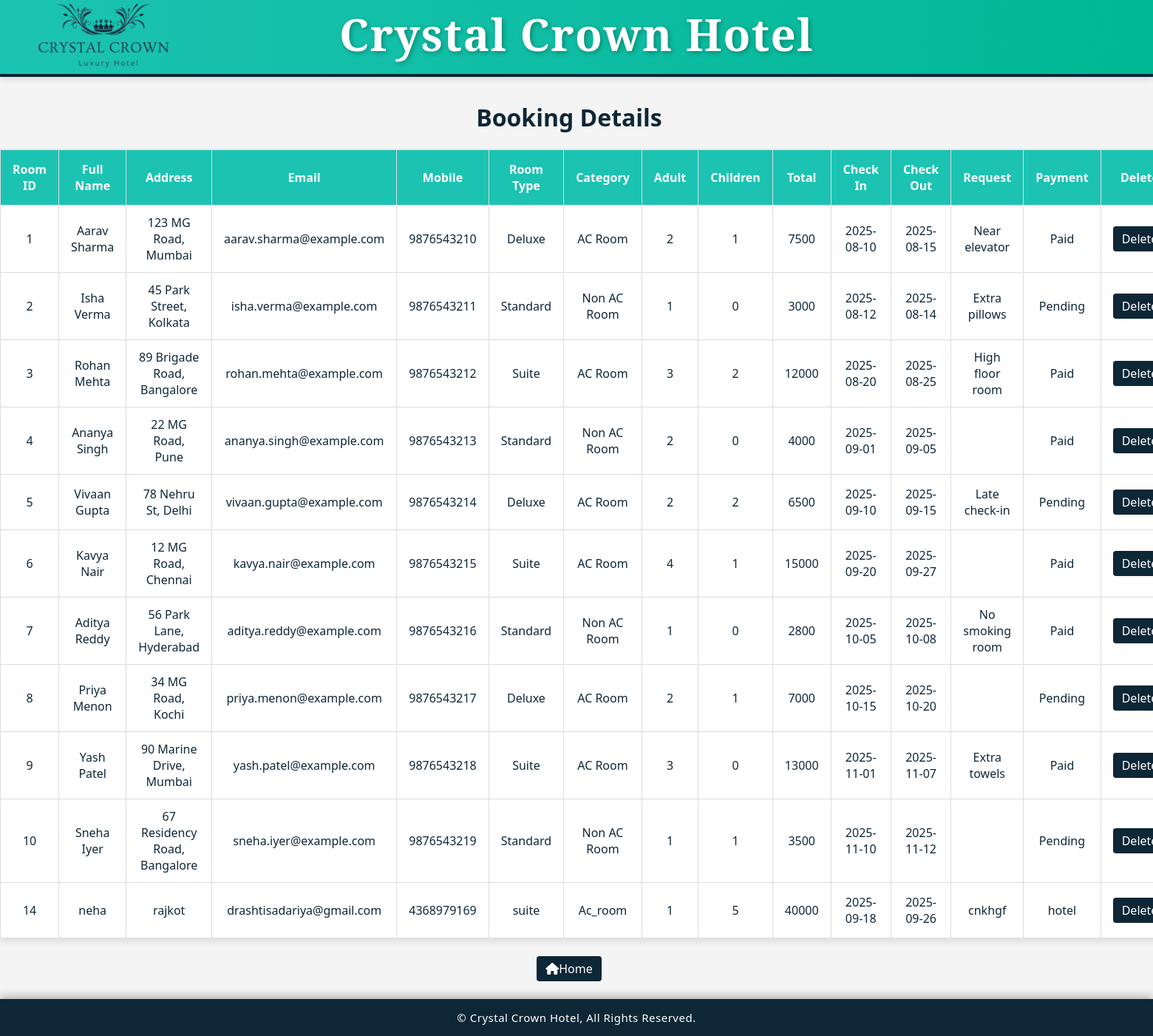
Page /project/admin/booking_master.php on the earlier database version.
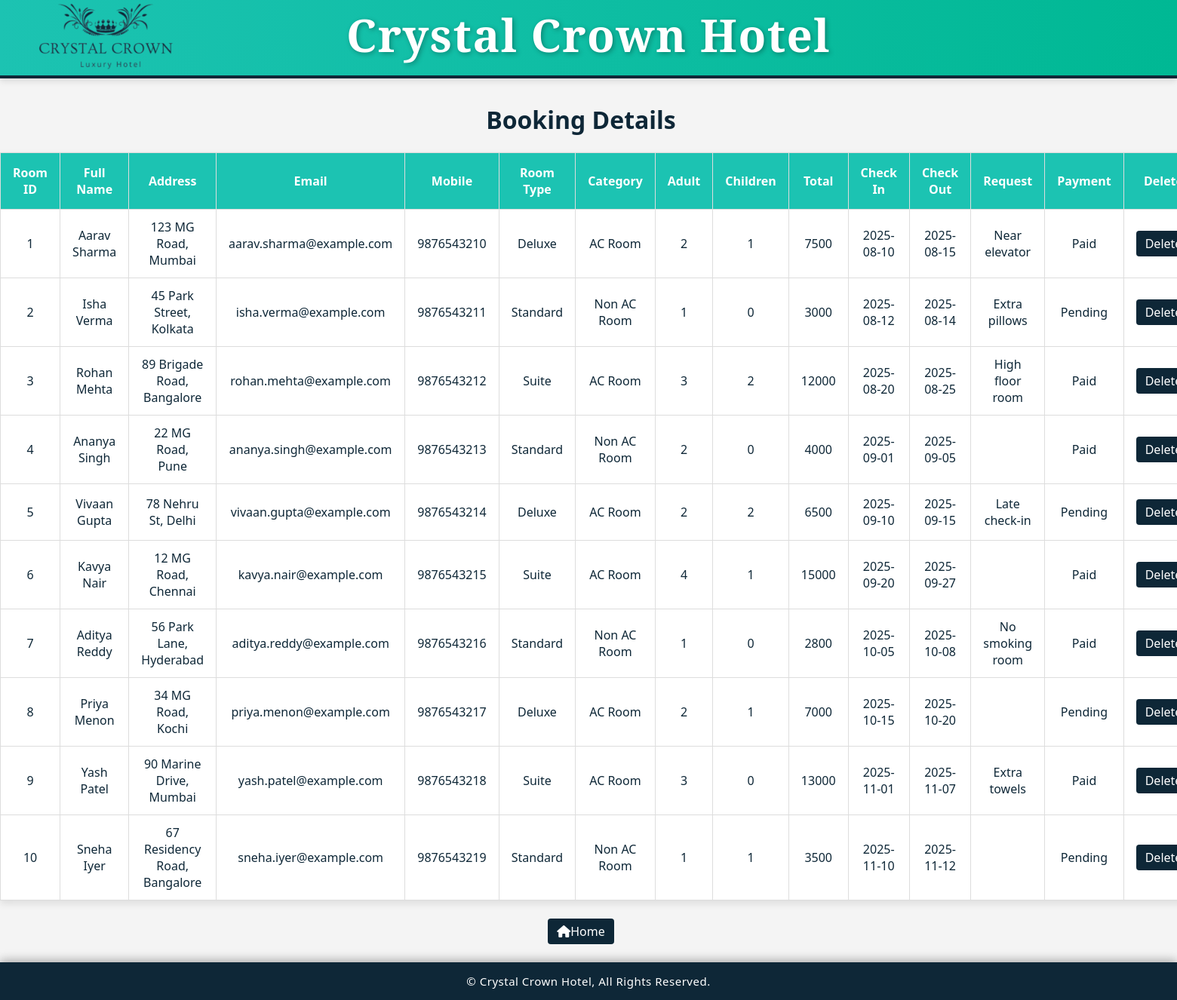
Same page on the later database version.
### tables this page shows
CREATE TABLE `booking` (
  `booking_id` int(11) NOT NULL,
  `fullname` varchar(50) NOT NULL,
  `Address` varchar(100) NOT NULL,
  `email` varchar(50) NOT NULL,
  `phone` varchar(15) DEFAULT NULL,
  `room_type` varchar(30) NOT NULL,
  `Room_category` varchar(50) DEFAULT NULL,
  `adult_count` int(3) NOT NULL,
  `children_count` int(3) NOT NULL,
  `total` int(100) NOT NULL,
  `check_in` date NOT NULL,
  `check_out` date NOT NULL,
  `request` varchar(100) NOT NULL,
  `payment` varchar(1000) NOT NULL
);

### project/admin/booking_master.php (the view, shortened to what this page needs)
<!DOCTYPE html>
<html lang="en">
<head>
 <link rel="stylesheet" href="https://cdnjs.cloudflare.com/ajax/libs/font-awesome/6.5.0/css/all.min.css">
  <link rel="stylesheet" href="design.css" />
</head>
<body>
<?php
include 'header.php';
  $con = mysqli_connect("localhost", "root", "", "crystal_crown_hotel");
  $que = "SELECT * FROM `booking`";
  $data = mysqli_query($con, $que);
   echo "<center><h1></br><br>Booking Details</h1></center>";
   echo "<table>
    <tr>
      <th> Room ID</th>
      <th> Full Name</th>
      <th> Address</th>
      <th> Email</th>
      <th> Mobile</th>
      <th> Room Type</th>
      <th> Category</th>
      <th> Adult</th>
      <th> Children</th>
      <th> Total</th>
      <th> Check In</th>
      <th> Check Out</th>
      <th> Request</th>
      <th> Payment</th>
      <th> Delete</th>
    </tr>";
  while ($row = mysqli_fetch_array($data)) {
    echo "<tr>
      <td>$row[0]</td>
      <td>$row[1]</td>
      <td>$row[2]</td>
      <td>$row[3]</td>
      <td>$row[4]</td>
      <td>$row[5]</td>
      <td>$row[6]</td>
      <td>$row[7]</td>
      <td>$row[8]</td>
      <td>$row[9]</td>
      <td>$row[10]</td>
      <td>$row[11]</td>
      <td>$row[12]</td>
      <td>$row[13]</td>
      <td><a href='booking_delete.php?id=$row[0]'>Delete</a></td>
    </tr>";
  }
  echo "</table>";
  echo "<section class='btn'>
    <a href='index.php'><i class='fas fa-home'></i>Home</a>
  </section>";
  include("footer.php");
?>
</body>
</html>

### project/admin/header.php (shortened to what this page needs)
<!DOCTYPE html>
<html lang="en">
<head>
</head>
<body>
  <header class="admin-header">
    <div class="container-fluid position-relative py-4">
      <img src="images/logo1.png" alt="Hotel Logo" class="logo">
      <h1 class="hotel-nm mb-0">Crystal Crown Hotel</h1>
    </div>
  </header>
</body>
</html>

### project/admin/footer.php (shortened to what this page needs)
<!DOCTYPE html>
<html lang="en">
<head>
</head>
<body>
  <div class="scroll-footer">
    &copy; Crystal Crown Hotel, All Rights Reserved.
  </div>
</body>
</html>

### project/admin/design.css (style rules this page uses)
body { background-color: white; font-family: 'Segoe UI', sans-serif; padding: 100px ; padding-top: 50px; margin-top: 50px; color: #0e2737; }
.btn { text-align: center; margin-top: 30px; }
tr:nth-child(even) { background: white; }
html { scroll-behavior: smooth; }
table { width: 100%; width: 100%; padding:100px; max-width: 800px; margin: auto; border-collapse: collapse; background-color: white; box-shadow: 0 4px 10px rgba(0,0,0,0.1); }
th, td { border: 1px solid white; text-align: center; padding: 20px; height:50px; width:50px; }
th { background-color: #1cc3b2; color: white; }
a { color:white; text-decoration: none; background-color: #0e2737; padding: 6px 12px; border-radius: 4px; transition: background 0.3s; }

### project/admin/booking_master.php (style rules this page uses)
body { background-color: #f4f6f9; font-family: 'Segoe UI', sans-serif; padding: 40px; color: #0e2737; }
table { width: 100%; border-collapse: collapse; background-color: white; box-shadow: 0 4px 10px rgba(0,0,0,0.1); }
th, td { padding: 12px 16px; border: 1px solid #ddd; text-align: center; }
th { background-color: #1cc3b2; color: white; }
a { text-decoration: none; color: white; background-color: #0e2737; padding: 6px 12px; border-radius: 4px; transition: background 0.3s; }

### project/admin/header.php (style rules this page uses)
.admin-header { background: linear-gradient(to right, #1cc3b2, #00b894); border-bottom: 4px solid #0e2737; position: relative; overflow: hidden; z-index: 1000; width: 100%; height: 100px; position: fixed; top: 0; left: 0; transition: all 0.5s ease; box-shadow: 0 4px 8px rgba(0,0,0,0.1); }
a { color:white; text-decoration: none; }
.logo { height: 200px; width: auto; object-fit: contain; position: absolute; left: 40px; top: 65%; transform: translateY(-50%); z-index: 2; }
.hotel-nm { font-family: 'Cinzel', serif; font-size: 60px; font-weight: 700; color: #ffffff; text-align: center; letter-spacing: 1.5px; text-shadow: 2px 2px 6px rgba(0,0,0,0.3); margin-top: 5px; animation: fadeInDown 1s ease-out; position: relative; z-index: 1; }

### project/admin/footer.php (style rules this page uses)
body { margin: 0; padding: 30px 20px 80px 0; background: #f4f4f4; font-family: 'Segoe UI', sans-serif; }
.scroll-footer { width: 100%; background-color: #0e2737; color: #ffffff; padding: 15px 0; position: fixed; bottom: 0; left: 0; text-align: center; box-shadow: 0 -3px 12px rgba(0, 0, 0, 0.3); font-size: 15px; font-weight: 500; letter-spacing: 0.5px; }

Differences in the rows shown:
removed booking: booking_id "14", fullname "neha", Address "rajkot", email "drashtisadariya@gmail.com", phone "4368979169", room_type "suite", Room_category "Ac_room", adult_count "1", children_count "5", total "40000", check_in "2025-09-18", check_out "2025-09-26", request "cnkhgf", payment "hotel"
